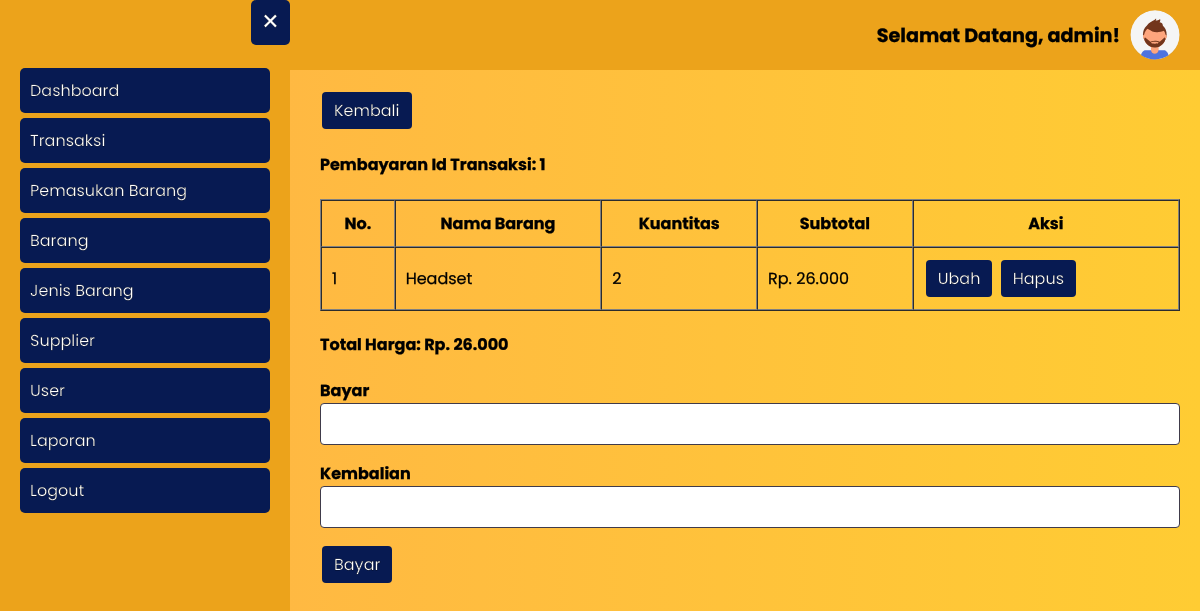
The page /transaksi/bayar.php?id_transaksi=1 (signed in) on the database as committed earlier.
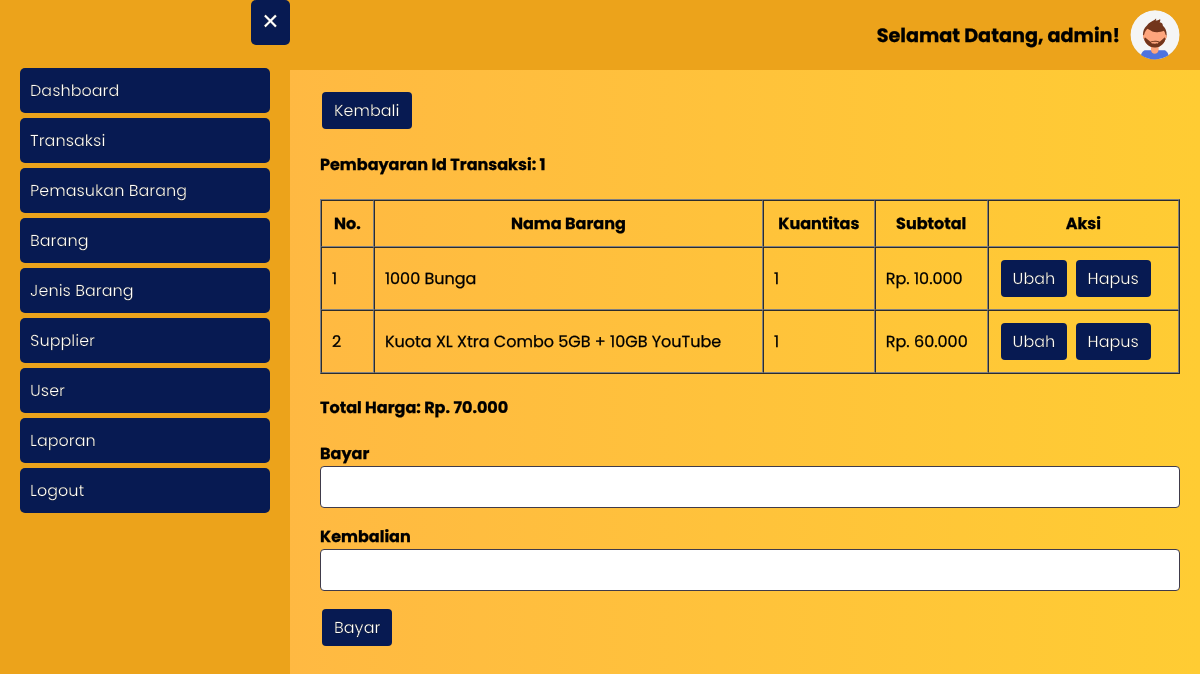
The same page on the database as committed later.
### tables this page shows
CREATE TABLE `detail_transaksi` (
  `id_detail_transaksi` int(11) NOT NULL,
  `id_transaksi` int(11) NOT NULL,
  `id_barang` int(11) NOT NULL,
  `kuantitas` int(11) NOT NULL,
  `subtotal` int(11) NOT NULL
);

CREATE TABLE `barang` (
  `id_barang` int(11) NOT NULL,
  `nama_barang` varchar(50) NOT NULL,
  `harga_beli` int(11) NOT NULL,
  `harga_jual` int(11) NOT NULL,
  `stok_barang` int(11) NOT NULL,
  `id_jenis_barang` int(11) NOT NULL
);

CREATE TABLE `transaksi` (
  `id_transaksi` int(11) NOT NULL,
  `tanggal_transaksi` datetime NOT NULL,
  `total_harga` int(11) DEFAULT NULL,
  `bayar` int(11) DEFAULT NULL,
  `kembalian` int(11) DEFAULT NULL,
  `id_user` int(11) NOT NULL
);

### transaksi/bayar.php (the view, shortened to what this page needs)
<?php
require_once '../koneksi.php';
$id_transaksi = htmlspecialchars($_GET['id_transaksi']);
$data_transaksi = mysqli_fetch_assoc(mysqli_query($koneksi, "SELECT * FROM transaksi INNER JOIN user ON transaksi.id_user = user.id_user WHERE transaksi.id_transaksi = '$id_transaksi'"));
$detail_transaksi = mysqli_query($koneksi, "SELECT * FROM detail_transaksi INNER JOIN transaksi ON detail_transaksi.id_transaksi = transaksi.id_transaksi INNER JOIN barang ON detail_transaksi.id_barang = barang.id_barang WHERE detail_transaksi.id_transaksi = '$id_transaksi' ORDER BY barang.nama_barang ASC");
?>
<html>
<head>
	<?php include_once '../include/head.php'; ?>
</head>
<body class="bg-gradient">
    <?php include_once '../include/topbar.php' ?>
	<?php include_once '../include/sidebar.php'; ?>
	<div class="main-content">
		<a href="<?= BASE_URL; ?>transaksi/detail_transaksi.php?id_transaksi=<?= $data_transaksi['id_transaksi']; ?>" class="btn">Kembali</a>
		<div class="my">
			<h4>Pembayaran Id Transaksi: <?= $data_transaksi['id_transaksi']; ?></h4>
			<table border="1" cellpadding="10" cellspacing="0">
				<thead>
					<tr>
						<th>No.</th>
						<th>Nama Barang</th>
						<th>Kuantitas</th>
						<th>Subtotal</th>
						<th>Aksi</th>
					</tr>
				</thead>
				<tbody>
					<?php $i = 1; ?>
					<?php foreach ($detail_transaksi as $ddt): ?>
						<tr>
							<td><?= $i++; ?></td>
							<td><?= $ddt['nama_barang']; ?></td>
							<td><?= $ddt['kuantitas']; ?></td>
							<td>Rp. <?= str_replace(",", ".", number_format($ddt['subtotal'])); ?></td>
							<td>
								<a href="ubah_detail_transaksi.php?id_detail_transaksi=<?= $ddt['id_detail_transaksi']; ?>&id_transaksi=<?= $id_transaksi; ?>" class="btn">Ubah</a>
								<a onclick="return confirm('Apakah Anda yakin ingin menghapus transaksi <?= $ddt['nama_barang']; ?>?')" href="hapus_detail_transaksi.php?id_detail_transaksi=<?= $ddt['id_detail_transaksi']; ?>&id_transaksi=<?= $id_transaksi; ?>" class="btn">Hapus</a>
							</td>
						</tr>
					<?php endforeach ?>
				</tbody>
			</table>
			<h4>Total Harga: Rp. <?= str_replace(",", ".", number_format($data_transaksi['total_harga'])); ?></h4>
			<form method="post">
			  <div class="form-group">
			    <label for="bayar">Bayar</label>
			    <input type="number" name="bayar" id="bayar" class="form-input" required>
			  </div>
			  <div class="form-group">
			    <label for="kembalian">Kembalian</label>
			    <input style="cursor: not-allowed;" type="number" name="kembalian" id="kembalian" class="form-input">
			  </div>
			  <div class="form-group">
			    <button type="submit" name="btnBayar" class="btn">Bayar</button>
			  </div>
			</form>
		</div>
	</div>
</body>
</html>

Rows that differ between the two databases and show on the page:
changed transaksi id 1: total_harga "26.000" → "70.000"
changed detail_transaksi: id_barang.nama_barang "Headset" → "1000 Bunga"; kuantitas "2" → "1"; subtotal "26.000" → "10.000"
now on this page (row edited): detail_transaksi: id_barang.nama_barang "Kuota XL Xtra Combo 5GB + 10GB YouTube", kuantitas "1", subtotal "60.000"
